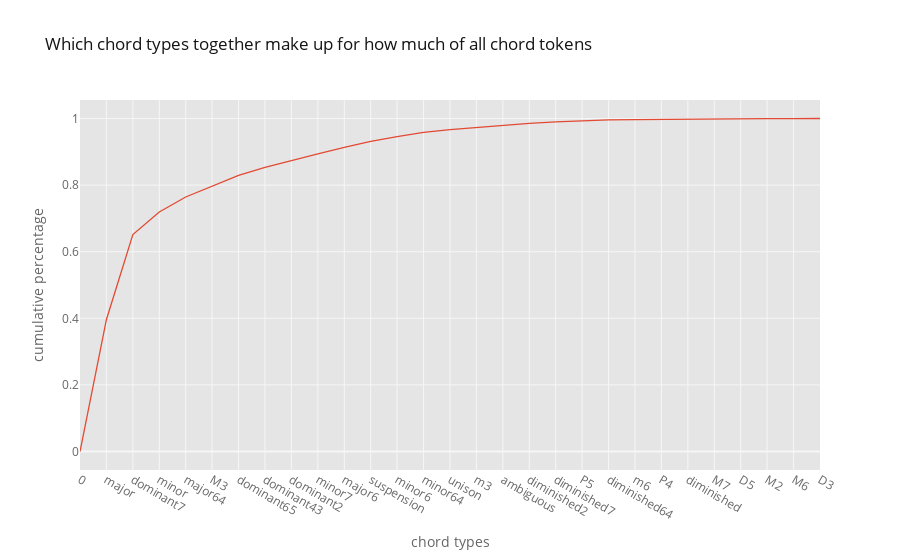

This figure's notebook cell:
### Markdown cell above
If we look at the different chord types we see once again a similar pattern, namely that very few types together (over 70 % are unpermutated major, dominant7 and minor chords) make up for the largest part of the corpus.

### Code cell
jh.cumulative_fraction(chord_profiles.labels).iplot('scatter', y='y', xTitle='chord types', yTitle='cumulative percentage', title='Which chord types together make up for how much of all chord tokens')

### Figure 1 — Plotly figure (JSON) as saved in the notebook; plotly's stock layout.template omitted (floating-point values rounded to 4 significant figures)
{"data": [{"line": {"color": "rgba(226, 74, 51, 1.0)", "dash": "solid", "shape": "linear", "width": 1.3}, "mode": "lines", "name": "y", "text": "", "type": "scatter", "x": [0, "major", "dominant7", "minor", "major64", "M3", "dominant65", "dominant43", "dominant2", "minor7", "major6", "suspension", "minor6", "minor64", "unison", "m3", "ambiguous", "diminished2", "diminished7", "P5", "diminished64", "m6", "P4", "diminished", "M7", "D5", "M2", "M6", "D3"], "y": [0, 0.3965, 0.6514, 0.7192, 0.7643, 0.7972, 0.8291, 0.8532, 0.8743, 0.8937, 0.9131, 0.931, 0.9457, 0.9583, 0.9668, 0.9736, 0.9802, 0.9854, 0.9901, 0.9939, 0.9959, 0.9968, 0.9978, 0.9985, 0.9991, 0.9994, 0.9998, 0.9999, 1]}], "layout": {"legend": {"bgcolor": "#FFFFFF", "font": {"color": "#666666"}}, "paper_bgcolor": "#FFFFFF", "plot_bgcolor": "#E5E5E5", "title": {"font": {"color": "#151516"}, "text": "Which chord types together make up for how much of all chord tokens"}, "xaxis": {"gridcolor": "#F6F6F6", "showgrid": true, "tickfont": {"color": "#666666"}, "title": {"font": {"color": "#666666"}, "text": "chord types"}, "zerolinecolor": "#F6F6F6"}, "yaxis": {"gridcolor": "#F6F6F6", "showgrid": true, "tickfont": {"color": "#666666"}, "title": {"font": {"color": "#666666"}, "text": "cumulative percentage"}, "zerolinecolor": "#F6F6F6"}}}
